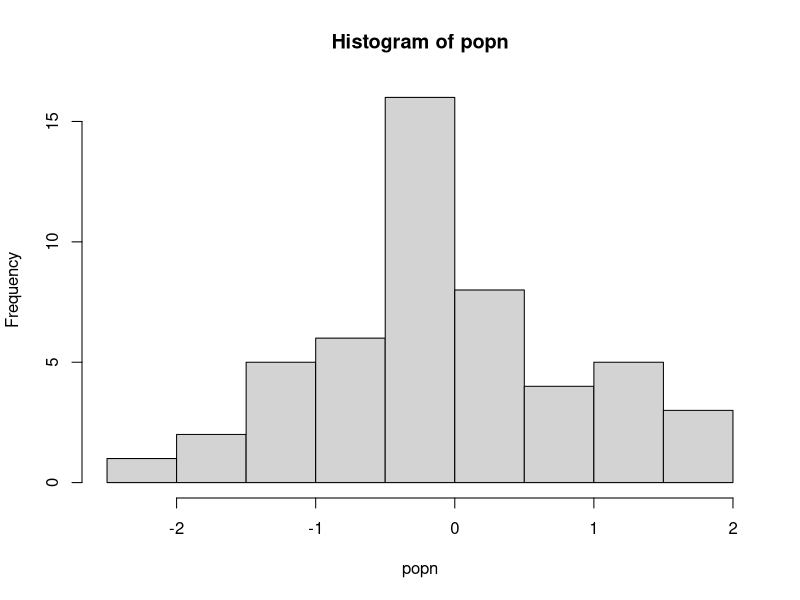

The R source for this figure:
doit <- function(x){
  temp_x <- sample(x, replace = TRUE)
  if(length(unique(temp_x)) > 30) {#only take mean if sample was sufficient
    print(paste("Mean of this sample was:", as.character(mean(temp_x))))
  } 
  else {
    stop("Couldn't calculate mean: too few unique values!")
  }
}

set.seed(1345) # again, to get the same result for illustration

popn <- rnorm(50)

hist(popn)

#lapply(1:15, function(i) doit(popn))

result <- lapply(1:15, function(i) try(doit(popn), FALSE))
class(result)

result <- vector("list", 15) #Preallocate/Initialize
for(i in 1:15) {
  result[[i]] <- try(doit(popn), FALSE)
}